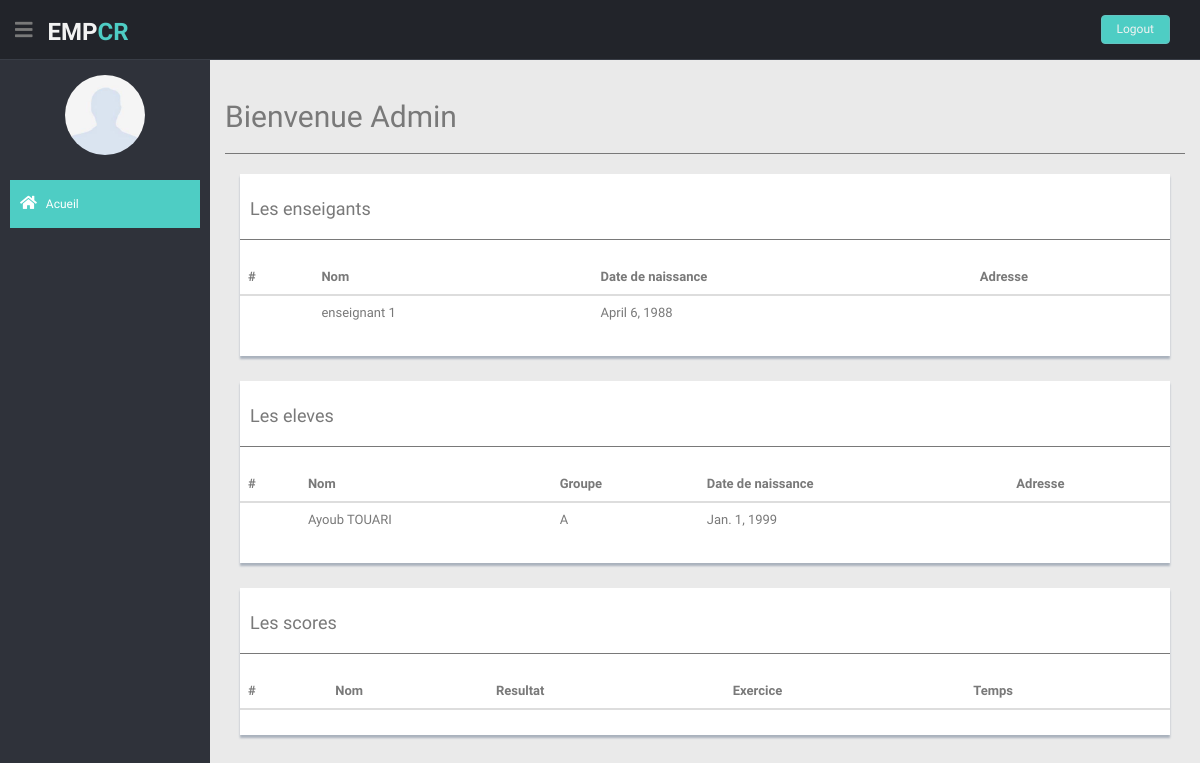
Page /administrator (signed in) on the earlier database version.
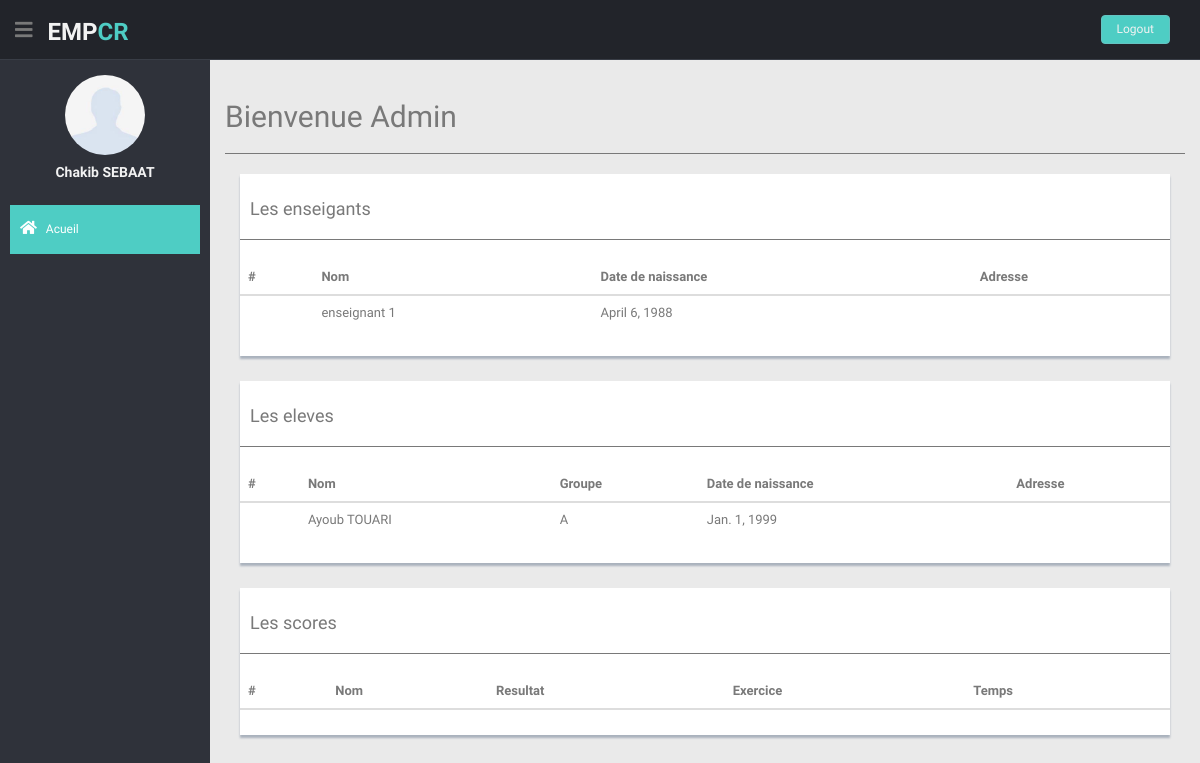
Same page on the later database version.
### my_app/models.py (models this page shows, shortened)
class Enseignant(models.Model):
	username_ens = models.CharField(db_column='USERNAME_ENS', max_length=255, blank=True, null=True, unique=True)
	nom_ens = models.CharField(db_column='NOM_ENS', max_length=255, blank=True, null=True)
	pwd_ens = models.CharField(db_column='PWD_ENS', max_length=255, blank=True, null=True)
	date_nai_ens = models.DateField(db_column='DATE_NAI_ENS', blank=True, null=True)
	class Meta:
		managed = True
		db_table = 'ENSEIGNANT'

class Eleve(models.Model):
	username_elv = models.CharField(db_column='USERNAME_ELV', max_length=255, blank=True, null=True, unique=True)
	nom_elv = models.CharField(db_column='NOM_ELV', max_length=255, blank=True, null=True)
	pwd_elv = models.CharField(db_column='PWD_ELV', max_length=255, blank=True, null=True)
	date_nai_elv = models.DateField(db_column='DATE_NAI_ELV', blank=True, null=True)
	groupe = models.ForeignKey(Groupe, on_delete=models.CASCADE)
	class Meta:
		managed = True
		db_table = 'ELEVE'

class Groupe(models.Model):
	niveau = models.ForeignKey(Niveau,  on_delete=models.CASCADE)
	desig_grp = models.CharField(db_column='DESIG_GRP', max_length=32, blank=True, null=True)
	desc_grp = models.CharField(db_column='DESC_GRP', max_length=255, blank=True, null=True)
	class Meta:
		managed = True
		db_table = 'GROUPE'
	def __str__(self):
		return self.desig_grp

class Admin(models.Model):
	username_admin = models.CharField(db_column='USERNAME_ADMIN', max_length=255, blank=True, null=True, unique=True)
	nom_admin = models.CharField(db_column='NOM_ADMIN', max_length=255, blank=True, null=True)
	pwd_admin = models.CharField(db_column='PWD_ADMIN', max_length=255, blank=True, null=True)
	date_nai_admin = models.DateField(db_column='DATE_NAI_ADMIN', blank=True, null=True)
	class Meta:
		managed = True
		db_table = 'ADMIN'
	def __str__(self):
		return self.username_admin

### my_app/views.py (the view)
# urls.py: path('administrator', views.adminstrator, name = 'adminstrator'),
def adminstrator(request):
	try:
		user = request.session['admin']
		check_user_f = Admin.objects.filter(username_admin=user)
		print(check_user_f)
		check_user = check_user_f.first()
		print(check_user)
		eleve_result = Eleve.objects.all()
		enseignants_result = Enseignant.objects.all()
		score_result = Score.objects.all()
		ctx = {'eleve_result' : eleve_result,
				'enseignants_result': enseignants_result,
				"score_result":score_result,
				'check_user':check_user}
		return render(request,'admin.html',ctx)
	except:
		return HttpResponse('login required')

### my_app/templates/admin.html (shortened to what this page needs)
<!DOCTYPE html>
<html lang="fr">
	<head>
		{% load static %}
		<link rel='stylesheet' href="{% static 'css/style.css' %}">
		{% load static %}
		<link href="{% static 'css/bootstrap.min.css' %}" rel="stylesheet" />
		<link href= "{% static 'css/style.css'%}" rel="stylesheet">
		<link href= "{% static 'css/style-responsive.css' %}" rel="stylesheet">
		<link
			rel="stylesheet"
			href="https://use.fontawesome.com/releases/v5.6.1/css/all.css"
		/>
	</head>
	<body>
		<section id="container">
			<header class="header black-bg">
				<div class="sidebar-toggle-box">
					<div class="fa fa-bars tooltips" data-placement="right" ></div>
				</div>
				<a href="index.html" class="logo"><b>EMP<span>CR</span></b></a>
				<div class="top-menu">
					<ul class="nav pull-right top-menu">
					<li><a class="logout" href="{% url 'logout_admin' %}">Logout</a></li>
					</ul>
				</div>
			</header>
		<aside>
			<div id="sidebar" class="nav-collapse ">
				<ul class="sidebar-menu" id="nav-accordion">
				<p class="centered"><a href="profile.html"><img src="{% static 'img/uknown.jpg' %}" class="img-circle" width="80"></a></p>
				<h5 class="centered">{{ check_user.nom_admin}}</h5>
				<li class="mt">
					<a class="active" href="eleve.html">
						<i class="fa fa-home"></i>
						<span>Acueil</span>
					</a>
				</li>
			</div>
		</aside>
		<section id="main-content">
			<section class="wrapper">
				<div class="row">
					<div class="col-lg-12 main-chart">
						<div class="border-head">
							<h2>Bienvenue Admin</h2>
							<hr>
						</div>
						<div class="col-md-12">
							<div class="content-panel">
								<h4> Les enseigants </h4>
								<hr></i>
								<table class="table">
									<thead>
										<tr>
											<th>#</th>
											<th>Nom</th>
											<th>Date de naissance</th>
											<th>Adresse</th>
										</tr>
									</thead>
									<tbody>
										{% for item in enseignants_result %}
										<tr>
											<td>{{ item.id_ens }}</td>
											<td>{{ item.nom_ens }}</td>
											<td>{{ item.date_nai_ens }}</td>
											<td>{{ item.adresse_ens }}</td>
										</tr>
										{% endfor %}
									</tbody>
								</table>
							</div>
						</div>
						<div class="col-md-12 mt">
							<div class="content-panel">
								<h4> Les eleves</h4>
								<hr></i>
								<table class="table">
									<thead>
										<tr>
											<th>#</th>
											<th>Nom</th>
											<th>Groupe</th>
											<th>Date de naissance</th>
											<th>Adresse</th>
										</tr>
									</thead>
									<tbody>
										{% for item in eleve_result %}
										<tr>
											<td>{{ item.id_eleve }}</td>
											<td>{{ item.nom_elv }}</td>
											<td>{{ item.groupe }}</td>
											<td>{{ item.date_nai_elv }}</td>
											<td>{{ item.adresse_elv }}</td>
										</tr>
										{% endfor %}
									</tbody>
								</table>
							</div>
						</div>
						<div class="col-md-12 mt">
							<div class="content-panel">
								<h4> Les scores</h4>
								<hr></i>
								<table class="table">
									<thead>
										<tr>
											<th>#</th>
											<th>Nom</th>
											<th>Resultat</th>
											<th>Exercice</th>
											<th>Temps</th>
										</tr>
									</thead>
								</table>
							</div>
						</div>
					</div>
				</div>
			</section>
		</section>
	</body>
</html>

### my_app/static/css/style.css (style rules this page uses)
body { color: #797979; background: #eaeaea; font-family: 'Ruda', sans-serif; padding: 0px !important; margin: 0px !important; font-size:13px; }
ul li { list-style: none; }
a, a:hover, a:focus { text-decoration: none; outline: none; }
#container { width: 100%; height: 100%; }
hr { margin-top: 20px; margin-bottom: 20px; border: 0; border-top: 1px solid #797979; }
.centered { text-align: center; }
.mt { margin-top: 25px; }
ul.top-menu > li > .logout { color: #f2f2f2; font-size: 12px; border-radius: 4px; -webkit-border-radius: 4px; border: 1px solid #64c3c2 !important; padding: 5px 15px; margin-right: 15px; background: #4ECDC4; margin-top: 15px; }
#sidebar { width: 210px; height: 100%; position: fixed; background: #2f323a; }
#sidebar h5 { color: #f2f2f2; font-weight: 700; }
#sidebar ul li { position: relative; }
ul.sidebar-menu , ul.sidebar-menu li ul.sub { margin: -2px 0 0; padding: 0; }
ul.sidebar-menu { margin-top: 75px; }
ul.sidebar-menu li { margin-bottom: 5px; margin-left:10px; margin-right:10px; }
ul.sidebar-menu li a span { display: inline-block; }
ul.sidebar-menu li a { color: #aeb2b7; text-decoration: none; display: block; padding: 15px 0 15px 10px; font-size: 12px; outline: none; -webkit-transition: all 0.3s ease; -moz-transition: all 0.3s ease; -o-transition: all 0.3s ease; -ms-transition: all 0.3s ease; transition: all 0.3s ease; }
ul.sidebar-menu li a.active, ul.sidebar-menu li a:hover, ul.sidebar-menu li a:focus { background: #4ECDC4; color: #fff; display: block; -webkit-transition: all 0.3s ease; -moz-transition: all 0.3s ease; -o-transition: all 0.3s ease; -ms-transition: all 0.3s ease; transition: all 0.3s ease; }
ul.sidebar-menu li a i { font-size: 15px; padding-right: 6px; }
ul.sidebar-menu li a.active i { color: #fff; }
#main-content { margin-left: 210px; }
.header, .footer { min-height: 60px; padding: 0 15px; }
.header { position: fixed; left: 0; right: 0; z-index: 1002; }
.black-bg { background: #22242a; border-bottom: 1px solid #393d46; }
.wrapper { display: inline-block; margin-top: 60px; padding-left: 15px; padding-right: 15px; padding-bottom: 15px; padding-top: 0px; width: 100%; }
a.logo { font-size: 24px; color: #f2f2f2; float: left; margin-top: 15px; text-transform: uppercase; }
a.logo b { font-weight: 900; }
a.logo span { color: #4ECDC4; }
#top_menu .nav > li, ul.top-menu > li { float: left; }
ul.top-menu > li > a { color: #666666; font-size: 16px; border-radius: 4px; -webkit-border-radius: 4px; border:1px solid #666666 !important; padding: 2px 6px; margin-right: 15px; }
.sidebar-toggle-box { float: left; padding-right: 15px; margin-top: 20px; }
.sidebar-toggle-box .fa-bars { cursor: pointer; display: inline-block; font-size: 20px; }
.main-chart { padding-top: 20px; }
.content-panel { background: #ffffff; box-shadow: 0px 3px 2px #aab2bd; padding-top: 15px; padding-bottom: 5px; }
.content-panel h4 { margin-left: 10px; }

Differences in the rows shown:
added Admin: nom_admin "Chakib SEBAAT"
